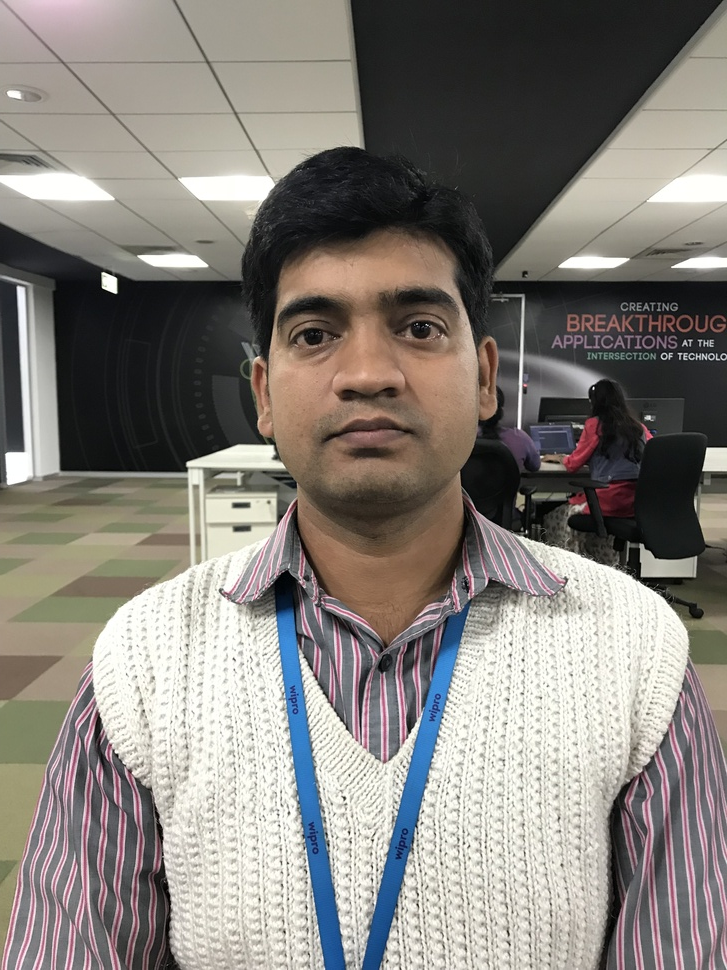
#> input picture faces/IMG_5278.JPG, 727 x 970 px, shrunk from 3024 x 4032 before the run
$ python -i ColorClustering.py   (imports and definitions only)
#> lines starting #> are read from the running program, lines starting #| are printed output that depends on the picture
#> further down, picture is the input picture: shape (970, 727, 3); mean B, G, R 123, 128.6, 133.4
from sklearn.cluster import KMeans
import matplotlib.pyplot as plt
import cv2
import numpy as np

def __centroid_histogram(clt):
    # grab the number of different clusters and create a histogram
	# based on the number of pixels assigned to each cluster
    numLabels = np.arange(0, len(np.unique(clt.labels_)) + 1)
    (hist, _) = np.histogram(clt.labels_, bins=numLabels)

    # normalize the histogram, such that it sums to one
    hist = hist.astype("float")
    hist /= hist.sum()

    return hist

def __plot_colors(hist, centroid):
    # initialize the bar chart representing the relative frequency
	# of each of the colors
    bar = np.zeros((50, 300, 3), dtype = "uint8")
    startX = 0

    # loop over the percentage of each cluster and the color of
	# each cluster
    max_percent = 0
    max_color = None
    for(percent, color) in zip(hist, centroid):
        if percent > max_percent:
            max_percent = percent
            max_color = color
    return max_color

def LineDetection(original):
    dst = cv2.Canny(original, 50, 200)
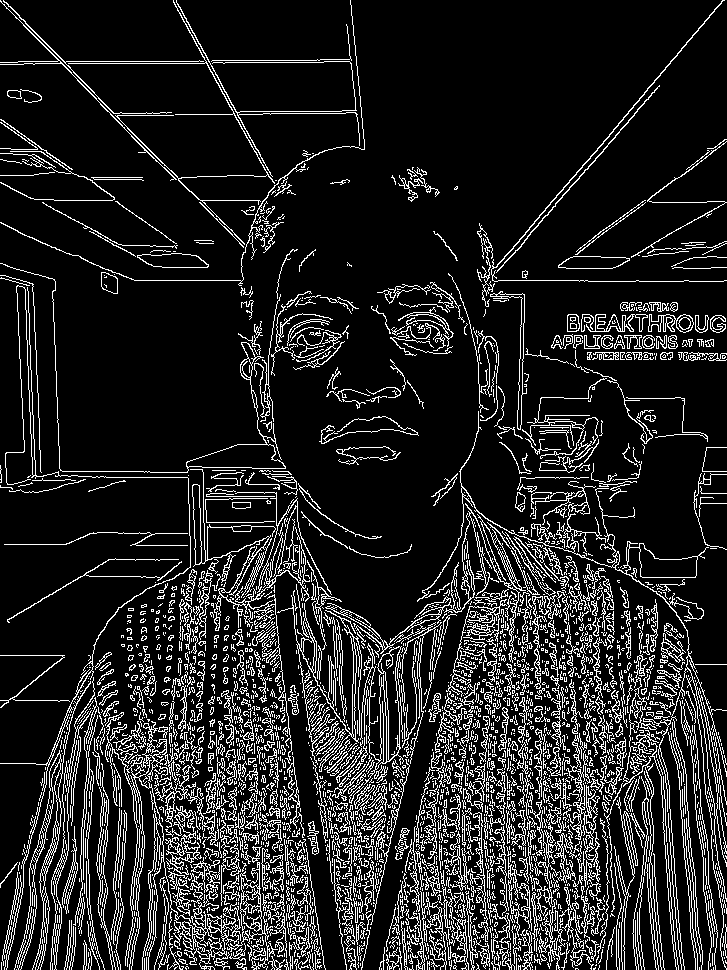
#> dst: shape (970, 727); 13.7% white in thin lines or dots
    cdst = cv2.cvtColor(dst, cv2.COLOR_GRAY2BGR)
#> cdst: shape (970, 727, 3); 13.7% white in thin lines or dots

    lines = cv2.HoughLinesP(dst, 1, np.pi/180.0, 40, np.array([]), 50, 10)
#> lines = 1152 rows, first 6: [40, 37, 164, 165], [457, 850, 607, 826], [135, 687, 194, 619], [261, 550, 308, 494], [450, 846, 532, 875], [150, 893, 239, 804]
    a,b,c = lines.shape
#> a = 1152; b = 1; c = 4
    print(lines.shape)
#| (1152, 1, 4)
    if(a > 50):
        return True
    else:
        return False


def ColorDetection(original):

    image = original.reshape((original.shape[0] * original.shape[1], 3))
    clt = KMeans(n_clusters = 3)
    clt.fit(image)
    hist = __centroid_histogram(clt)
    colors_stats = __plot_colors(hist, clt.cluster_centers_)
    __line_detection(original)
    return colors_stats

>>> import cv2
>>> picture = cv2.imread('faces/IMG_5278.JPG')
>>> result = LineDetection(picture)
#> result = True

$ run again, on faces/IMG_5280.JPG
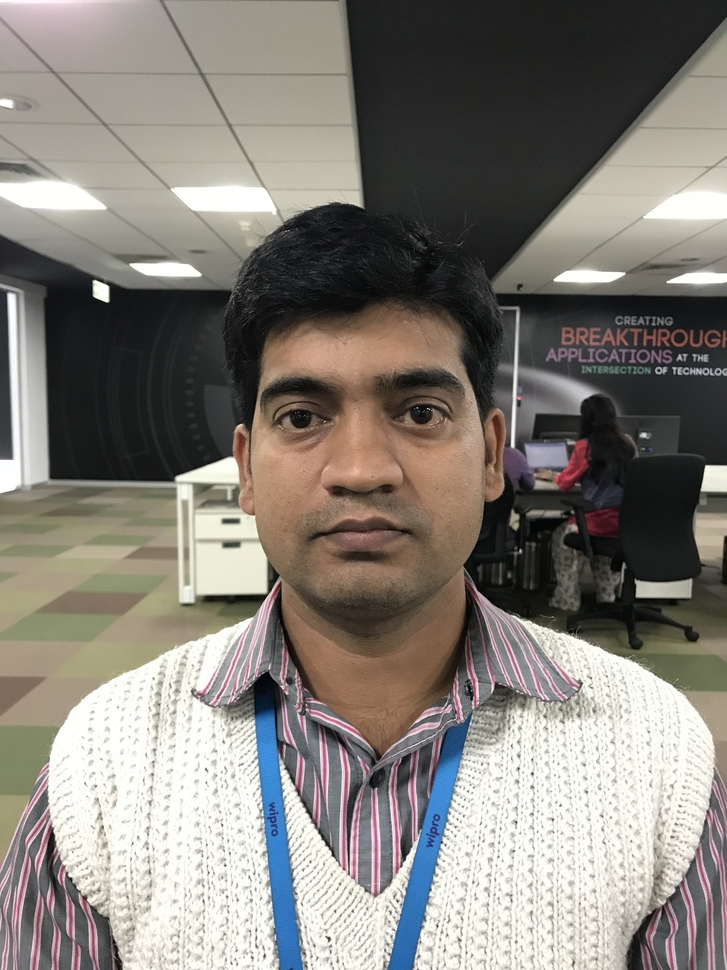
#> input picture faces/IMG_5280.JPG, 727 x 970 px, shrunk from 3024 x 4032 before the run
#> picture is the input picture: shape (970, 727, 3); mean B, G, R 121, 127.6, 132.6
#> in LineDetection, `dst = cv2.Canny(original, 50, 200)`:
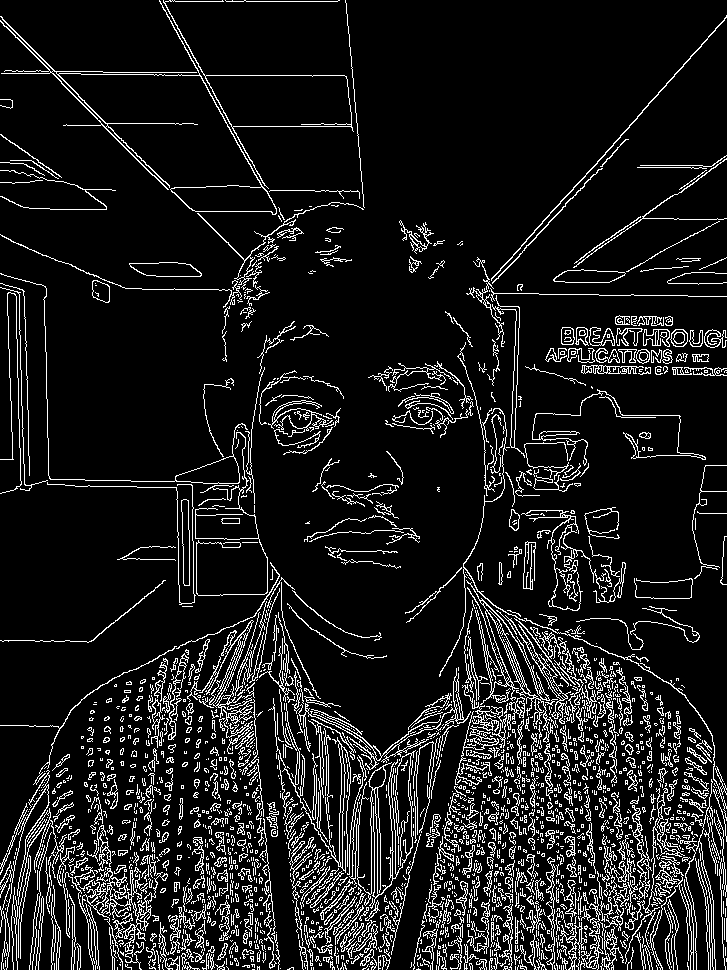
#> dst: shape (970, 727); 10.5% white in thin lines or dots
#> cdst: shape (970, 727, 3); 10.5% white in thin lines or dots
#> lines = 770 rows, first 6: [605, 804, 676, 932], [51, 67, 146, 165], [517, 688, 554, 761], [163, 1, 266, 186], [411, 815, 563, 967], [570, 904, 655, 933]
#| (770, 1, 4)
#> result = True

$ run again, on faces/IMG_5281.JPG
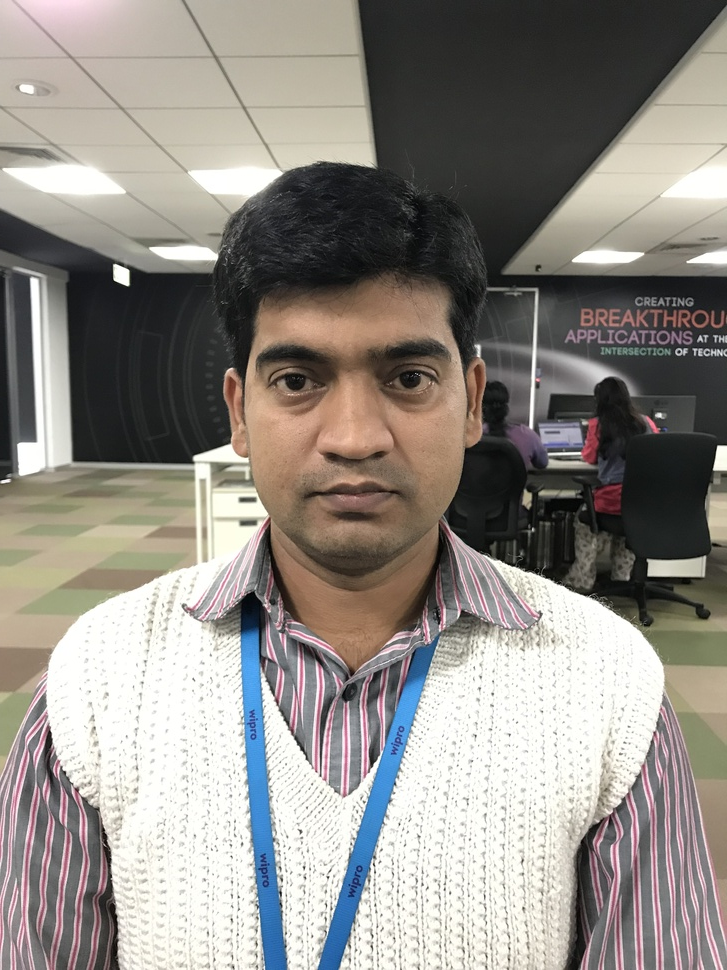
#> input picture faces/IMG_5281.JPG, 727 x 970 px, shrunk from 3024 x 4032 before the run
#> picture is the input picture: shape (970, 727, 3); mean B, G, R 134.1, 140, 144.8
#> in LineDetection, `dst = cv2.Canny(original, 50, 200)`:
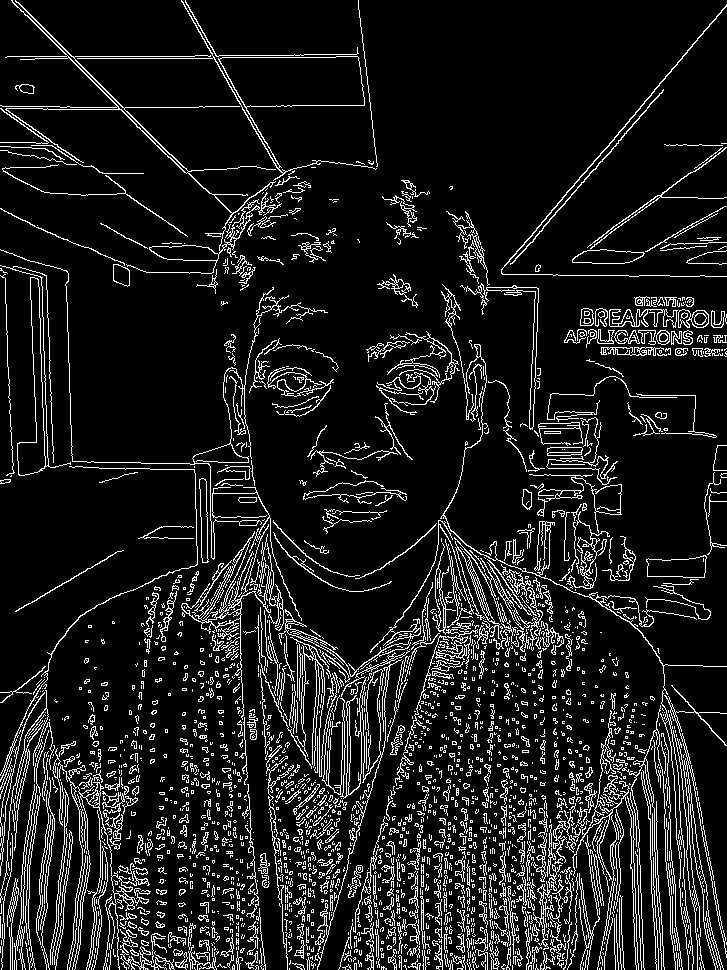
#> dst: shape (970, 727); 10.8% white in thin lines or dots
#> cdst: shape (970, 727, 3); 10.8% white in thin lines or dots
#> lines = 646 rows, first 6: [202, 620, 281, 529], [496, 643, 559, 580], [609, 145, 677, 62], [15, 0, 169, 154], [11, 0, 168, 157], [594, 361, 656, 299]
#| (646, 1, 4)
#> result = True
